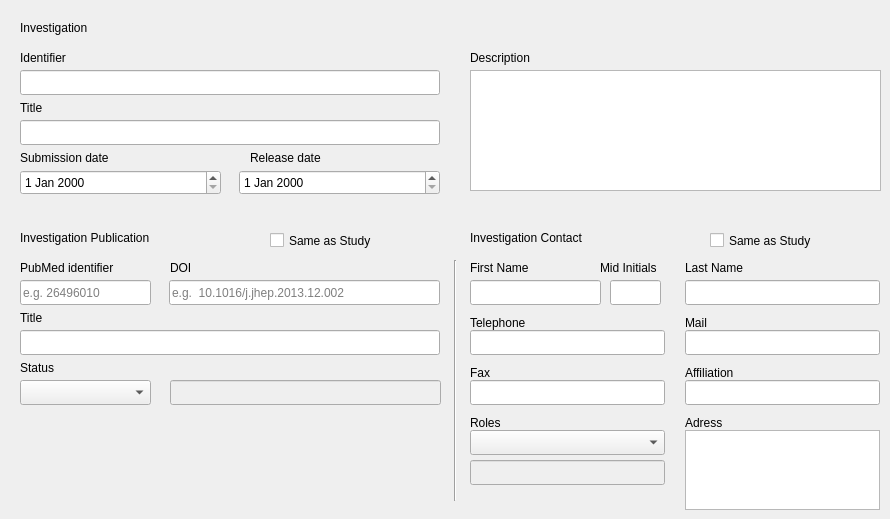
   <widget class="QWidget" name="tab_investigation">
    <attribute name="title">
     <string>Investigation</string>
    </attribute>
    <widget class="QLabel" name="label_19">
     <property name="geometry">
      <rect>
       <x>20</x>
       <y>150</y>
       <width>131</width>
       <height>16</height>
      </rect>
     </property>
     <property name="text">
      <string>Submission date</string>
     </property>
    </widget>
    <widget class="QDateEdit" name="submission_date_2">
     <property name="geometry">
      <rect>
       <x>20</x>
       <y>170</y>
       <width>201</width>
       <height>25</height>
      </rect>
     </property>
    </widget>
    <widget class="QDateEdit" name="release_date_2">
     <property name="geometry">
      <rect>
       <x>239</x>
       <y>170</y>
       <width>201</width>
       <height>25</height>
      </rect>
     </property>
    </widget>
    <widget class="QLabel" name="label_24">
     <property name="geometry">
      <rect>
       <x>470</x>
       <y>50</y>
       <width>211</width>
       <height>16</height>
      </rect>
     </property>
     <property name="text">
      <string>Description</string>
     </property>
    </widget>
    <widget class="QLabel" name="label_25">
     <property name="geometry">
      <rect>
       <x>20</x>
       <y>20</y>
       <width>261</width>
       <height>16</height>
      </rect>
     </property>
     <property name="styleSheet">
      <string notr="true">font: 12pt url(:/fonts/assets/fonts/Verdana.ttf);</string>
     </property>
     <property name="text">
      <string>Investigation</string>
     </property>
    </widget>
    <widget class="QLineEdit" name="identifier_2">
     <property name="geometry">
      <rect>
       <x>20</x>
       <y>70</y>
       <width>420</width>
       <height>25</height>
      </rect>
     </property>
     <property name="text">
      <string/>
     </property>
    </widget>
    <widget class="QTextEdit" name="textEdit_2">
     <property name="geometry">
      <rect>
       <x>470</x>
       <y>70</y>
       <width>411</width>
       <height>121</height>
      </rect>
     </property>
    </widget>
    <widget class="QLabel" name="label_26">
     <property name="geometry">
      <rect>
       <x>250</x>
       <y>150</y>
       <width>131</width>
       <height>16</height>
      </rect>
     </property>
     <property name="text">
      <string>Release date</string>
     </property>
    </widget>
    <widget class="QLabel" name="label_27">
     <property name="geometry">
      <rect>
       <x>20</x>
       <y>50</y>
       <width>131</width>
       <height>16</height>
      </rect>
     </property>
     <property name="text">
      <string>Identifier</string>
     </property>
    </widget>
    <widget class="QLineEdit" name="title_2">
     <property name="geometry">
      <rect>
       <x>20</x>
       <y>120</y>
       <width>420</width>
       <height>25</height>
      </rect>
     </property>
     <property name="text">
      <string/>
     </property>
    </widget>
    <widget class="QLabel" name="label_28">
     <property name="geometry">
      <rect>
       <x>20</x>
       <y>100</y>
       <width>131</width>
       <height>16</height>
      </rect>
     </property>
     <property name="text">
      <string>Title</string>
     </property>
    </widget>
    <widget class="QLabel" name="label_29">
     <property name="geometry">
      <rect>
       <x>470</x>
       <y>230</y>
       <width>261</width>
       <height>16</height>
      </rect>
     </property>
     <property name="styleSheet">
      <string notr="true">font: 12pt url(:/fonts/assets/fonts/Verdana.ttf);</string>
     </property>
     <property name="text">
      <string>Investigation Contact</string>
     </property>
    </widget>
    <widget class="QLineEdit" name="pubmed_id_2">
     <property name="geometry">
      <rect>
       <x>20</x>
       <y>280</y>
       <width>131</width>
       <height>25</height>
      </rect>
     </property>
     <property name="placeholderText">
      <string>e.g. 26496010</string>
     </property>
    </widget>
    <widget class="Line" name="line_2">
     <property name="geometry">
      <rect>
       <x>445</x>
       <y>260</y>
       <width>20</width>
       <height>241</height>
      </rect>
     </property>
     <property name="orientation">
      <enum>Qt::Vertical</enum>
     </property>
    </widget>
    <widget class="QLabel" name="label_30">
     <property name="geometry">
      <rect>
       <x>600</x>
       <y>260</y>
       <width>71</width>
       <height>16</height>
      </rect>
     </property>
     <property name="text">
      <string>Mid Initials</string>
     </property>
     <property name="scaledContents">
      <bool>false</bool>
     </property>
     <property name="wordWrap">
      <bool>true</bool>
     </property>
    </widget>
    <widget class="QLineEdit" name="last_name_2">
     <property name="geometry">
      <rect>
       <x>685</x>
       <y>280</y>
       <width>195</width>
       <height>25</height>
      </rect>
     </property>
    </widget>
    <widget class="QLineEdit" name="affiliation_2">
     <property name="geometry">
      <rect>
       <x>685</x>
       <y>380</y>
       <width>195</width>
       <height>25</height>
      </rect>
     </property>
    </widget>
    <widget class="QLineEdit" name="first_name_2">
     <property name="geometry">
      <rect>
       <x>470</x>
       <y>280</y>
       <width>131</width>
       <height>25</height>
      </rect>
     </property>
    </widget>
    <widget class="QLabel" name="label_31">
     <property name="geometry">
      <rect>
       <x>470</x>
       <y>260</y>
       <width>131</width>
       <height>16</height>
      </rect>
     </property>
     <property name="text">
      <string>First Name</string>
     </property>
    </widget>
    <widget class="QComboBox" name="combo_status_2">
     <property name="geometry">
      <rect>
       <x>20</x>
       <y>380</y>
       <width>131</width>
       <height>25</height>
      </rect>
     </property>
    </widget>
    <widget class="QLabel" name="label_32">
     <property name="geometry">
      <rect>
       <x>20</x>
       <y>360</y>
       <width>131</width>
       <height>16</height>
      </rect>
     </property>
     <property name="text">
      <string>Status</string>
     </property>
    </widget>
    <widget class="QLineEdit" name="status_2">
     <property name="enabled">
      <bool>false</bool>
     </property>
     <property name="geometry">
      <rect>
       <x>170</x>
       <y>380</y>
       <width>271</width>
       <height>25</height>
      </rect>
     </property>
     <property name="styleSheet">
      <string notr="true">color: rgb(0, 0, 0);</string>
     </property>
     <property name="inputMethodHints">
      <set>Qt::ImhNone</set>
     </property>
     <property name="text">
      <string/>
     </property>
     <property name="readOnly">
      <bool>true</bool>
     </property>
    </widget>
    <widget class="QLabel" name="label_33">
     <property name="geometry">
      <rect>
       <x>20</x>
       <y>230</y>
       <width>261</width>
       <height>16</height>
      </rect>
     </property>
     <property name="styleSheet">
      <string notr="true">font: 12pt url(:/fonts/assets/fonts/Verdana.ttf);</string>
     </property>
     <property name="text">
      <string>Investigation Publication</string>
     </property>
    </widget>
    <widget class="QLabel" name="label_34">
     <property name="geometry">
      <rect>
       <x>470</x>
       <y>410</y>
       <width>131</width>
       <height>25</height>
      </rect>
     </property>
     <property name="text">
      <string>Roles</string>
     </property>
    </widget>
    <widget class="QLineEdit" name="telephone_2">
     <property name="geometry">
      <rect>
       <x>470</x>
       <y>330</y>
       <width>195</width>
       <height>25</height>
      </rect>
     </property>
    </widget>
    <widget class="QLabel" name="label_35">
     <property name="geometry">
      <rect>
       <x>685</x>
       <y>410</y>
       <width>131</width>
       <height>25</height>
      </rect>
     </property>
     <property name="text">
      <string>Adress</string>
     </property>
    </widget>
    <widget class="QLineEdit" name="mid_2">
     <property name="geometry">
      <rect>
       <x>610</x>
       <y>280</y>
       <width>51</width>
       <height>25</height>
      </rect>
     </property>
    </widget>
    <widget class="QLabel" name="label_36">
     <property name="geometry">
      <rect>
       <x>20</x>
       <y>260</y>
       <width>131</width>
       <height>16</height>
      </rect>
     </property>
     <property name="text">
      <string>PubMed identifier</string>
     </property>
    </widget>
    <widget class="QLabel" name="label_37">
     <property name="geometry">
      <rect>
       <x>685</x>
       <y>360</y>
       <width>131</width>
       <height>25</height>
      </rect>
     </property>
     <property name="text">
      <string>Affiliation</string>
     </property>
    </widget>
    <widget class="QLineEdit" name="mail_2">
     <property name="geometry">
      <rect>
       <x>685</x>
       <y>330</y>
       <width>195</width>
       <height>25</height>
      </rect>
     </property>
    </widget>
    <widget class="QLineEdit" name="doi_2">
     <property name="geometry">
      <rect>
       <x>169</x>
       <y>280</y>
       <width>271</width>
       <height>25</height>
      </rect>
     </property>
     <property name="placeholderText">
      <string>e.g.  10.1016/j.jhep.2013.12.002</string>
     </property>
    </widget>
    <widget class="QLineEdit" name="fax_2">
     <property name="geometry">
      <rect>
       <x>470</x>
       <y>380</y>
       <width>195</width>
       <height>25</height>
      </rect>
     </property>
    </widget>
    <widget class="QLabel" name="label_38">
     <property name="geometry">
      <rect>
       <x>470</x>
       <y>310</y>
       <width>131</width>
       <height>25</height>
      </rect>
     </property>
     <property name="text">
      <string>Telephone</string>
     </property>
    </widget>
    <widget class="QLineEdit" name="pub_title_2">
     <property name="geometry">
      <rect>
       <x>20</x>
       <y>330</y>
       <width>420</width>
       <height>25</height>
      </rect>
     </property>
     <property name="text">
      <string/>
     </property>
    </widget>
    <widget class="QLabel" name="label_39">
     <property name="geometry">
      <rect>
       <x>20</x>
       <y>310</y>
       <width>131</width>
       <height>16</height>
      </rect>
     </property>
     <property name="text">
      <string>Title</string>
     </property>
    </widget>
    <widget class="QPlainTextEdit" name="plainTextEdit_3">
     <property name="geometry">
      <rect>
       <x>685</x>
       <y>430</y>
       <width>195</width>
       <height>80</height>
      </rect>
     </property>
    </widget>
    <widget class="QLabel" name="label_40">
     <property name="geometry">
      <rect>
       <x>470</x>
       <y>360</y>
       <width>131</width>
       <height>25</height>
      </rect>
     </property>
     <property name="text">
      <string>Fax</string>
     </property>
    </widget>
    <widget class="QComboBox" name="combo_roles_2">
     <property name="geometry">
      <rect>
       <x>470</x>
       <y>430</y>
       <width>195</width>
       <height>25</height>
      </rect>
     </property>
    </widget>
    <widget class="QLabel" name="label_41">
     <property name="geometry">
      <rect>
       <x>685</x>
       <y>260</y>
       <width>131</width>
       <height>16</height>
      </rect>
     </property>
     <property name="text">
      <string>Last Name</string>
     </property>
    </widget>
    <widget class="QLabel" name="label_42">
     <property name="geometry">
      <rect>
       <x>685</x>
       <y>310</y>
       <width>131</width>
       <height>25</height>
      </rect>
     </property>
     <property name="text">
      <string>Mail</string>
     </property>
    </widget>
    <widget class="QLineEdit" name="roles_url_2">
     <property name="enabled">
      <bool>false</bool>
     </property>
     <property name="geometry">
      <rect>
       <x>470</x>
       <y>460</y>
       <width>195</width>
       <height>25</height>
      </rect>
     </property>
     <property name="styleSheet">
      <string notr="true">color: rgb(0, 0, 0);</string>
     </property>
    </widget>
    <widget class="QLabel" name="label_43">
     <property name="geometry">
      <rect>
       <x>170</x>
       <y>260</y>
       <width>131</width>
       <height>16</height>
      </rect>
     </property>
     <property name="text">
      <string>DOI</string>
     </property>
    </widget>
    <widget class="QCheckBox" name="contact_sameas">
     <property name="geometry">
      <rect>
       <x>710</x>
       <y>230</y>
       <width>171</width>
       <height>21</height>
      </rect>
     </property>
     <property name="text">
      <string>Same as Study</string>
     </property>
    </widget>
    <widget class="QCheckBox" name="pub_sameas">
     <property name="geometry">
      <rect>
       <x>270</x>
       <y>230</y>
       <width>171</width>
       <height>21</height>
      </rect>
     </property>
     <property name="text">
      <string>Same as Study</string>
     </property>
    </widget>
   </widget>
